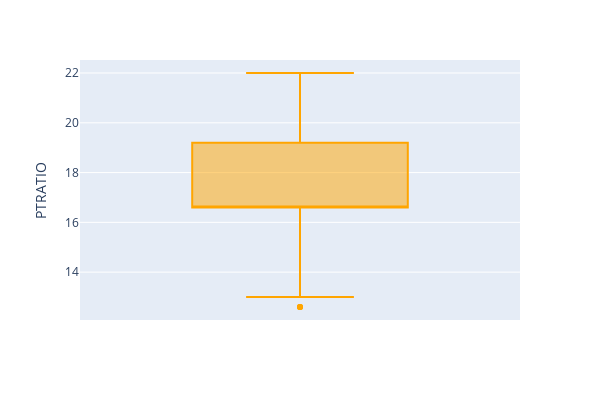

The notebook cell saved with this chart:
### Markdown cell above
**Razão entre n. de alunos e professores no bairro**

### Code cell
boxplot = px.box(df, y = "PTRATIO", width=600, height=400, boxmode='overlay', color_discrete_sequence=["orange"])
boxplot.show()

### Figure 1 — Plotly figure (JSON) as saved in the notebook; plotly's stock layout.template omitted (floating-point values rounded to 4 significant figures; data arrays with more than 128 entries replaced by an {"elided": "..."} marker saying what was removed)
{"data": [{"alignmentgroup": "True", "hovertemplate": "PTRATIO=%{y}<extra></extra>", "legendgroup": "", "marker": {"color": "orange"}, "name": "", "notched": false, "offsetgroup": "", "orientation": "v", "showlegend": false, "type": "box", "x0": " ", "xaxis": "x", "y": {"elided": "2340 float values"}, "y0": " ", "yaxis": "y"}], "layout": {"boxmode": "overlay", "height": 400, "legend": {"tracegroupgap": 0}, "margin": {"t": 60}, "width": 600, "xaxis": {"anchor": "y", "domain": [0, 1]}, "yaxis": {"anchor": "x", "domain": [0, 1], "title": {"text": "PTRATIO"}}}}
